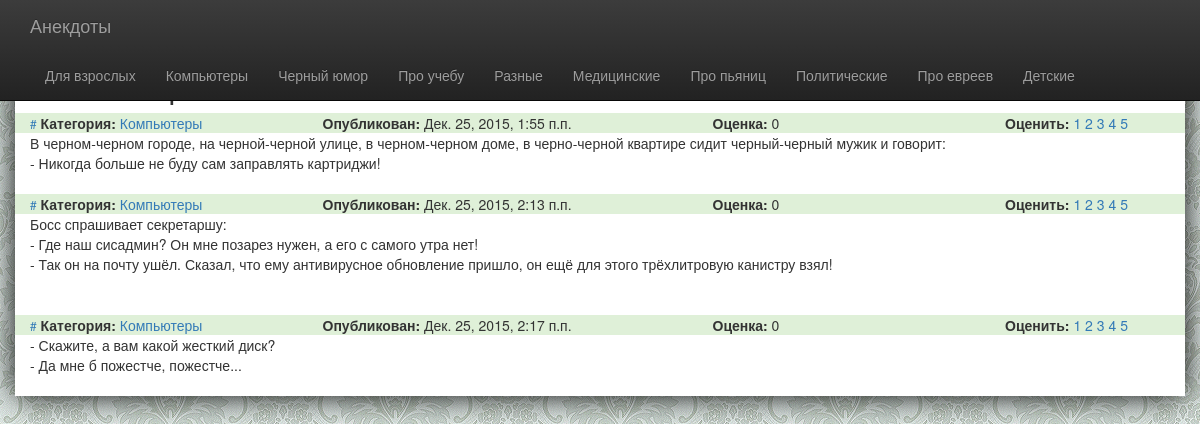
The page /category/13/ on the database its author committed.
### anekdots/models.py (models this page shows, shortened)
class Category(models.Model):
    title = models.CharField(max_length=200)
    alias = models.CharField(max_length=80)
    def __str__(self):
        return self.title
    def get_categories(self):
            return Category.objects.all()

class Joke(models.Model):
    category = models.ForeignKey(Category)
    text = models.TextField()
    pub_date = models.DateTimeField(auto_now_add=True)
    def get_grade(self):
        grades = self.grade_set.all()
        if len(grades) > 0:
            summa = 0
            for item in grades:
                summa += item.grades
            return summa / len(grades)
        else: return 0

### anekdots/views.py (the view)
# urls.py: url(r'^category/(?P<pk>[0-9]+)/$', views.CategoryView.as_view(), name='category'),
class CategoryView(DetailView):
    model = Category

### anekdots/templates/anekdots/category_detail.html (shortened to what this page needs)
{% extends 'anekdots/base.html' %}
{% block header %}
    <h2>{{ category.title }}</h2>
{% endblock %}
{% block nav %}
    {% for cat in category.get_categories %}
        <li class="{% if forloop.counter == category.id %}active{% endif %} item-{{ cat.id }}">
            <a href="{% url 'anekdots:category' cat.id %}">{{ cat.title }}</a>
        </li>
    {% endfor %}
{% endblock %}
{% block content %}
    {% for joke in category.joke_set.all %}
        <div class="row bg-success">
            <div class="col-md-3">
                <small><a name="{{ joke.id }}">#</a></small> <strong>Категория:</strong> <a href="{% url 'anekdots:category' joke.category.id %}"> {{ joke.category }}</a>
            </div>
            <div class="col-md-4">
                <strong>Опубликован:</strong> {{ joke.pub_date }}
            </div>
            <div class="col-md-3">
                <strong>Оценка:</strong> {{ joke.get_grade|floatformat }}
            </div>
            <div class="col-md-2">
                <strong>Оценить:</strong>
                <a href="{% url 'anekdots:vote' joke.id 1 %}">1</a>
                <a href="{% url 'anekdots:vote' joke.id 2 %}">2</a>
                <a href="{% url 'anekdots:vote' joke.id 3 %}">3</a>
                <a href="{% url 'anekdots:vote' joke.id 4 %}">4</a>
                <a href="{% url 'anekdots:vote' joke.id 5 %}">5</a>
            </div>
        </div>
        <p>{{ joke.text|linebreaksbr }}</p>
        <div class="row"><p class="col-md-11">
        </p>
        </div>
    {% endfor %}
{% endblock %}

### anekdots/static/anekdots/style.css (style rules this page uses)
body { background: url("img/bg.gif"); }
a[name] { cursor: pointer; }

### rows shown on the page
Category: title "Для взрослых"
Category: title "Компьютеры"
Category: title "Черный юмор"
Category: title "Про учебу"
Category: title "Разные"
Category: title "Медицинские"
Category: title "Про пьяниц"
Category: title "Политические"
Category: title "Про евреев"
Category: title "Детские"
Joke: category "Компьютеры", pub_date "Дек. 25, 2015, 1:55 п.п.", get_grade "0", text "В черном-черном городе, на черной-черной улице, в черном-черном доме, в черно-черной квартире сидит черный-черный мужик и говорит: - Никогда больше не буду сам заправлять картриджи!"
Joke: category "Компьютеры", pub_date "Дек. 25, 2015, 2:13 п.п.", get_grade "0", text "Босс спрашивает секретаршу: - Где наш сисадмин? Он мне позарез нужен, а его с самого утра нет! - Так он на почту ушёл. Сказал, что ему антивирусное обновление пришло, он ещё для этого трёхлитровую канистру взял!"
Joke: category "Компьютеры", pub_date "Дек. 25, 2015, 2:17 п.п.", get_grade "0", text "- Скажите, а вам какой жесткий диск? - Да мне б пожестче, пожестче..."
